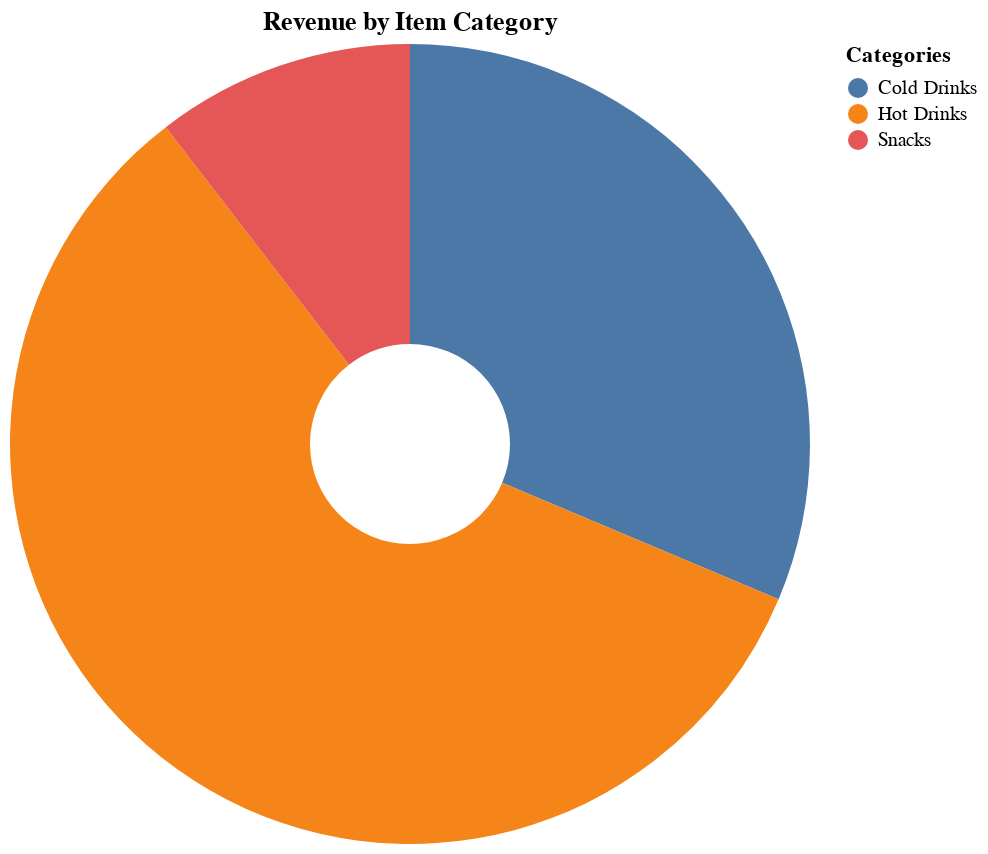

Notebook code for this chart:
### Markdown cell above
## Category Peformance
The **Category Performance Pie Chart** illustrates the distribution of total revenue generated by each item category. This pie chart makes it easy to see which categories are the most profitable and which ones may require promotional strategies to boost sales. Understanding how different categories contribute to overall revenue helps in making informed decisions about product placement, promotions, and purchasing.

### Code cell
category_revenue = df.groupby('item_cat')['item_price'].sum().reset_index()
category_revenue_json = category_revenue.to_json(orient='records')

# Altair plot with legend
chart = alt.Chart(category_revenue).mark_arc(innerRadius=50).encode(
    theta=alt.Theta(field='item_price', type='quantitative', stack=True),
    color=alt.Color(field='item_cat', type='nominal', legend=alt.Legend(title='Categories')),
    tooltip=[alt.Tooltip('item_cat:N', title='Category'), alt.Tooltip('item_price:Q', title='Revenue')]
).properties(
    title='Revenue by Item Category',
    width=400,
    height=400
)
chart

### Figure 1 — Vega-Lite specification as saved in the notebook (floating-point values rounded to 4 significant figures)
{"config": {"view": {"continuousWidth": 300, "continuousHeight": 300}}, "data": {"name": "data-8b317a862f984153a4aa9e93681e88c6"}, "mark": {"type": "arc", "innerRadius": 50}, "encoding": {"color": {"field": "item_cat", "legend": {"title": "Categories"}, "type": "nominal"}, "theta": {"field": "item_price", "stack": true, "type": "quantitative"}, "tooltip": [{"field": "item_cat", "title": "Category", "type": "nominal"}, {"field": "item_price", "title": "Revenue", "type": "quantitative"}]}, "height": 400, "title": "Revenue by Item Category", "width": 400, "$schema": "https://vega.github.io/schema/vega-lite/v5.16.3.json", "datasets": {"data-8b317a862f984153a4aa9e93681e88c6": [{"item_cat": "Cold Drinks", "item_price": 582.2}, {"item_cat": "Hot Drinks", "item_price": 1081.0}, {"item_cat": "Snacks", "item_price": 194.1}]}}
